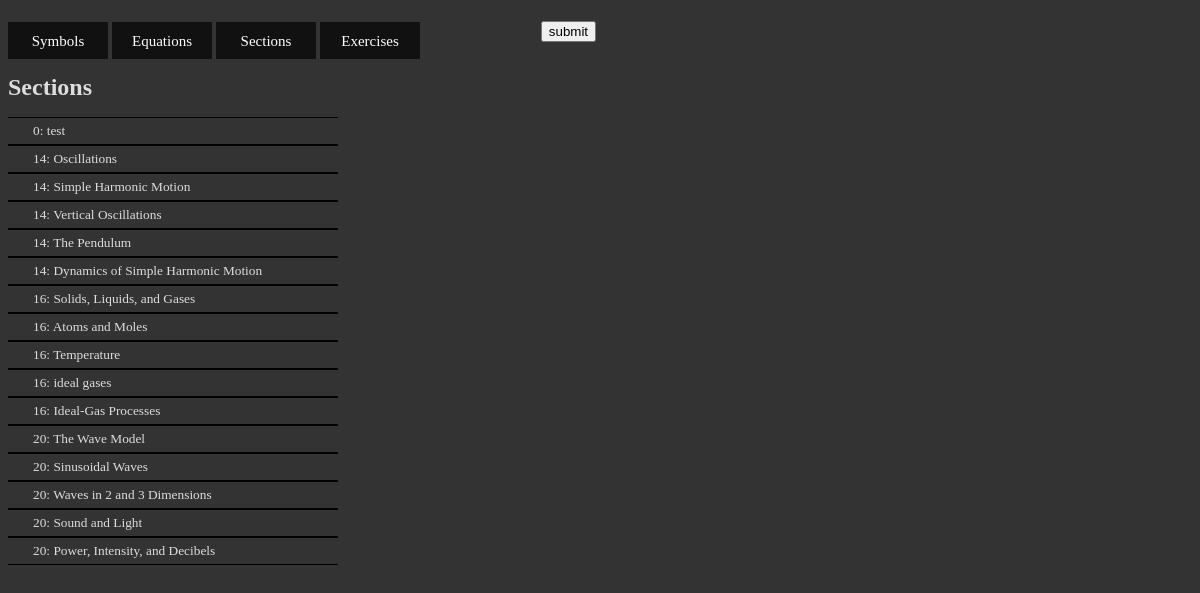
The page /sections/ on the database its author committed.
### per/models.py (models this page shows, shortened)
class Section(models.Model):
	name = models.CharField(max_length=100)
	ch_num = models.IntegerField()
	class Meta:
		ordering = ('ch_num',)

### per/views.py (the view)
# urls.py: url(r'^sections/$', views.sections, name='section'),
def sections(request):
    sec_list = Section.objects.order_by('ch_num')
    context = {'sec_list': sec_list}
    return render(request, 'per/sections.html', context)

### per/templates/per/sections.html (shortened to what this page needs)
<!DOCTYPE html>
<html>
	<head>
	<link rel="stylesheet" type="text/css" href="{{ STATIC_URL }}per/css/btn.css">
	<link rel="stylesheet" type="text/css" href="{{ STATIC_URL }}per/css/global.css">
	{% load staticfiles %}
	</head>
	<body>
	<div id="list">
	<div id = "buttons" style="height:50px;">
	<a href="/symbols" class="btn"><span>Symbols</span></a>
	<a href="/equations" class="btn"><span>Equations</span></a>
	<a href="/sections" class="btn"><span>Sections</span></a>
	<a href="/exercises" class="btn"><span>Exercises</span></a>
	</div>
			{% if sec_list %}
				<ul id="navList">
				<h1>Sections</h1>
				{% for sec in sec_list %}
					<li class="selection" data-sym="{{ sec.id }}">{{ sec.ch_num }}: {{ sec.name }}</li>
				{% endfor %}
				</ul>
			{% else %}
				<p>No symbols are available.</p>
			{% endif %}
	</div>
	<div id="content">
	<form action="{% url 'excListResults' %}" choice method="post">
		<input type="submit" value="submit" />
	</form>
	</div>
	</body>
</html>

### per/static/per/css/btn.css (style rules this page uses)
.btn { display: inline-block; }
.btn span { text-align: center; display: inline-block; margin-top: 14px; padding-top: 12px; width: 100px; height: 25px; font-family: "Impact"; color: white; font-size: 15px; line-height: 1; background: #111; }

### per/static/per/css/global.css (style rules this page uses)
body { font-family: "Trebuchet MS"; background: #333; color: #DDD; }
#list { float: left; width:40%; }
#content { float: right; width: 55%; }
h1 { font-size: 24px; color: #DDD; }
a:link { text-decoration: none; color: #DDD; }
ul { list-style: none; padding-left: 0; font-size: 10pt; }
li { border-bottom: 1px solid black; border-top: 1px solid #000; padding: 5px; padding-left: 25px; width: 300px }
a { display: block; height: 100%; }

### rows shown on the page
Section: ch_num "0", name "test"
Section: ch_num "14", name "Oscillations"
Section: ch_num "14", name "Simple Harmonic Motion"
Section: ch_num "14", name "Vertical Oscillations"
Section: ch_num "14", name "The Pendulum"
Section: ch_num "14", name "Dynamics of Simple Harmonic Motion"
Section: ch_num "16", name "Solids, Liquids, and Gases"
Section: ch_num "16", name "Atoms and Moles"
Section: ch_num "16", name "Temperature"
Section: ch_num "16", name "ideal gases"
Section: ch_num "16", name "Ideal-Gas Processes"
Section: ch_num "20", name "The Wave Model"
Section: ch_num "20", name "Sinusoidal Waves"
Section: ch_num "20", name "Waves in 2 and 3 Dimensions"
Section: ch_num "20", name "Sound and Light"
Section: ch_num "20", name "Power, Intensity, and Decibels"
